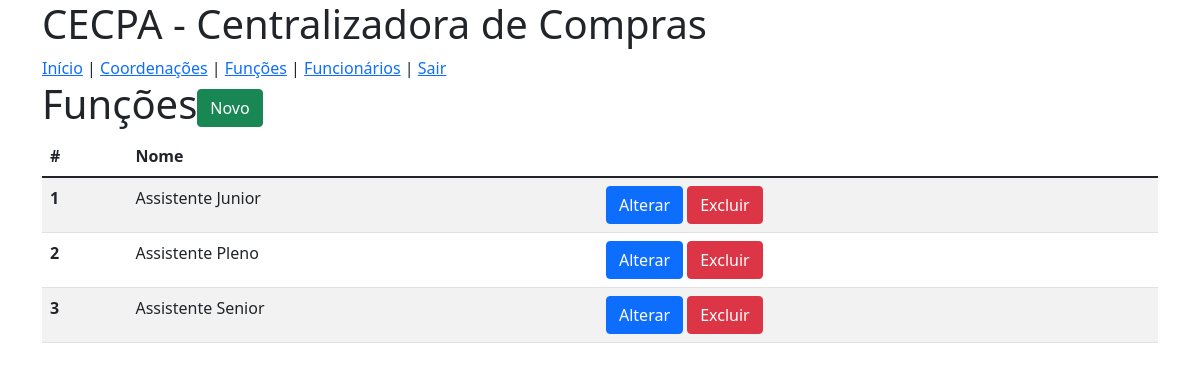
The page /funcao/listar.php on the database its author committed.
### tables this page shows
CREATE TABLE `funcao` (
  `id` int(11) NOT NULL,
  `nome` varchar(45) NOT NULL
);

### funcao/listar.php (the view, shortened to what this page needs)
<?php
include ("../conexao.php");
?>
<!DOCTYPE html>
<html lang="pt-br">
  <head>
    <link href="https://cdn.jsdelivr.net/npm/bootstrap@5.1.3/dist/css/bootstrap.min.css" rel="stylesheet">
  </head>
  <body>
    <div class="container">
        <h1>CECPA - Centralizadora de Compras</h1>
        <?php include("../menu.php");?>
        <h1>Funções<a href="http://localhost/cecpa/funcao/cadastro.php" class="btn btn-success">Novo</a></h1>
        <table class="table table-striped">
          <thead>
            <tr>
              <th scope="col">#</th>
              <th scope="col">Nome</th>
              <th scope="col"></th>
            </tr>
          </thead>
          <tbody>
            <?php
            $sql = "SELECT * FROM funcao";
            $resultado = mysqli_query($con,$sql);
            while($linha=mysqli_fetch_array($resultado)){
            ?>
            <tr>
              <th scope="row"><?php echo $linha["id"];?></th>
              <td><?php echo $linha["nome"];?></td>
              <td>
                <button type="button" class="btn btn-primary">Alterar</button>
                <button type="button" class="btn btn-danger">Excluir</button>
              </td>
            </tr>
            <?php }?>
          </tbody>
        </table>
    </div>
  </body>
</html>

### rows shown on the page
funcao: id "1", nome "Assistente Junior"
funcao: id "2", nome "Assistente Pleno"
funcao: id "3", nome "Assistente Senior"
